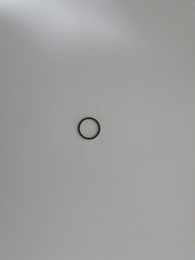
%> input picture Vision Measurement/ring.jpg, 195 x 260 px, shrunk from 720 x 960 before the run
$ octave VisonPro.m   (GNU Octave 9; MATLAB toolbox functions it lacks are replaced by stand-ins)
%> lines starting %> are read from the running program, lines starting %| are printed output that depends on the picture; in (x1, y1, x2, y2) boxes, pixels count from 0 and x2, y2 are one past the last pixel; in counts of white or black regions, pixels touching at a corner belong together; the program's own positions count from 1
clear
clc

%% 파일 가져오기
%w=imread('bottom.jpg');
%w=imread('plate2.jpg');
w=imread('ring.jpg');
%> w is the input picture: size 260x195x3 uint8; mean R, G, B 158.4, 158.1, 157.5
Status =2;
[a,b,c]=size(w);
%> a = 260; b = 195; c = 3

W = zeros(a,b);

%% 데이터 처리
%imresize(w,0.5) -> 영상크기 조절하여 화소 밀도 조절

% RGB 평균치 처리
for ii=1:a
    for jj=1:b
        for kk=1:c
            W(ii,jj) = W(ii,jj) + double(w(ii,jj,kk));
        end
    end
end
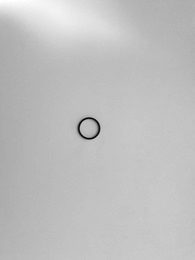
%> W: size 260x195 double; min 62, max 610, mean 474; drawn with min black and max white
Wo=W/255/3;

W=W/255/3;


% W<특정값 -> 0 으로 양자화하여 대비 강화
for ii=1:a
    for jj=1:b
        if W(ii,jj)>0.2
            W(ii,jj) = 1;
        else
            W(ii,jj) = 0;
        end
    end
end
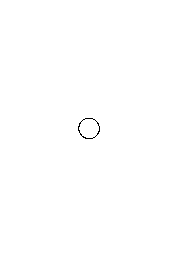
%> W: size 260x195 double; values 0 (black) and 1 (white), 99.9% white; black in thin lines or dots, all inside (x1, y1, x2, y2) = (78, 118, 100, 139)

%Filter
BW1 = edge(W,'Canny');
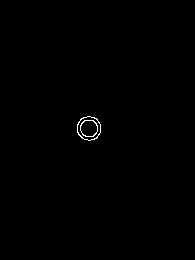
%> BW1: size 260x195 logical; 0.29% white in thin lines or dots, all inside (x1, y1, x2, y2) = (77, 116, 101, 141)
W = edge(W,'Prewitt');
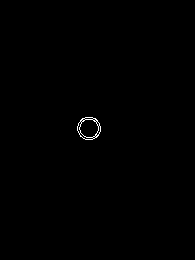
%> W: size 260x195 logical; 0.25% white in thin lines or dots, all inside (x1, y1, x2, y2) = (77, 117, 101, 140)

figure(1)
imshow(W)

%%
if Status == 1
%Prewitt Filter일 경우 데이터 처리
%너비 구하기
LD = 1/4;

for jj=1:b
    if W(round(a*LD),jj) == 1
        W1_ind = jj;
        continue
    end
end

for jj=b:-1:1
    if W(round(a*LD),jj) == 1
        W2_ind = jj;
    end
end

%길이 구하기
LD = 1/2;
round(b*LD)

for ii=1:a
    if W(ii,round(b*LD)) == 1
        L1_ind = ii;
        continue
    end
end

for ii=a:-1:1
    if W(ii,round(b*LD)) == 1
        L2_ind = ii;
    end
end

fprintf('예상 너비 = %f\n',abs(W2_ind - W1_ind));
fprintf('예상 길이 = %f\n',abs(L2_ind - L1_ind));
end

%%
r = zeros(2*a,2);

if Status == 2
    for ii=1:a
        index =0;
        for jj=1:b
            if index == 0 && W(ii,jj) == 1
                r(ii,1) = ii;
                r(ii,2) = jj;
                index = 1;
            end
        end
    end
%> after the loop, r = 520 rows, first 12: [0 0; 0 0; 0 0; 0 0; 0 0; 0 0; 0 0; 0 0; 0 0; 0 0; 0 0; 0 0]

for ii=a:-1:1
    index =0;
       for jj=b:-1:1
           if index == 0 && W(ii,jj) == 1
               r(a+ii,1) = ii;
               r(a+ii,2) = jj;
               index = 1;
           end
       end
end

figure(2)
plot(r(:,1),r(:,2),'o')
axis([0,a,0,b])
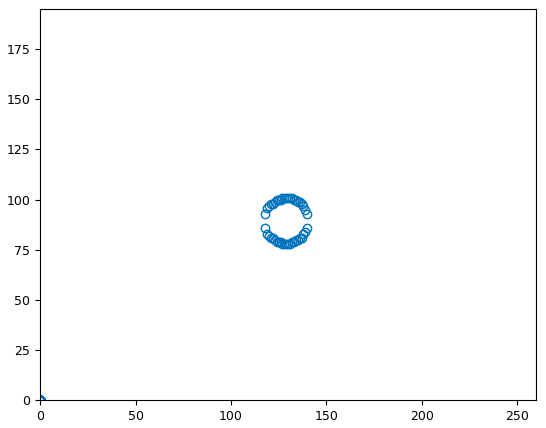
%> figure redrawn from the program's plot data
end

$ run again, with Vision Measurement/Plate2.jpg copied over Vision Measurement/ring.jpg
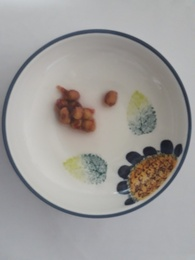
%> input picture Vision Measurement/Plate2.jpg, 195 x 260 px, shrunk from 720 x 960 before the run
%> w is the input picture: size 260x195x3 uint8; mean R, G, B 159.1, 156.6, 154.5
%> after the loop `for ii=1:a`:
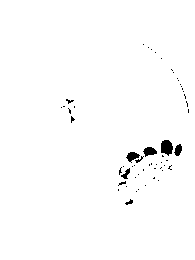
%> W: size 260x195 double; values 0 (black) and 1 (white), 98.8% white; 55 black regions (48 under 20 px), largest, box (x1, y1, x2, y2) and area: (161, 140, 173, 156) 146, (143, 147, 157, 157) 90, (126, 152, 140, 163) 85
%> BW1: size 260x195 logical; 0.81% white in thin lines or dots, all inside (x1, y1, x2, y2) = (66, 83, 191, 206)
%> after the loop `for ii=1:a`: r = 520 rows, first 12: [0 0; 0 0; 0 0; 0 0; 0 0; 0 0; 0 0; 0 0; 0 0; 0 0; 0 0; 0 0]
%> `axis([0,a,0,b])`:
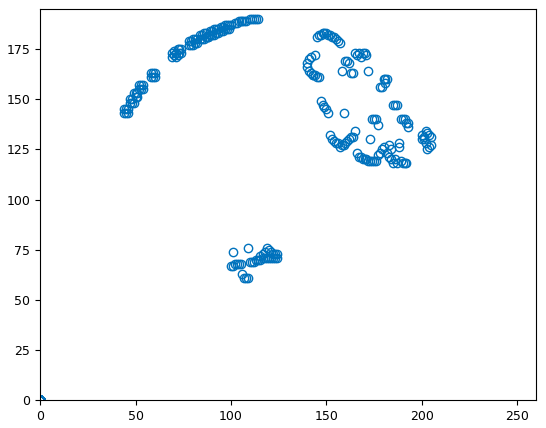
%> figure redrawn from the program's plot data
